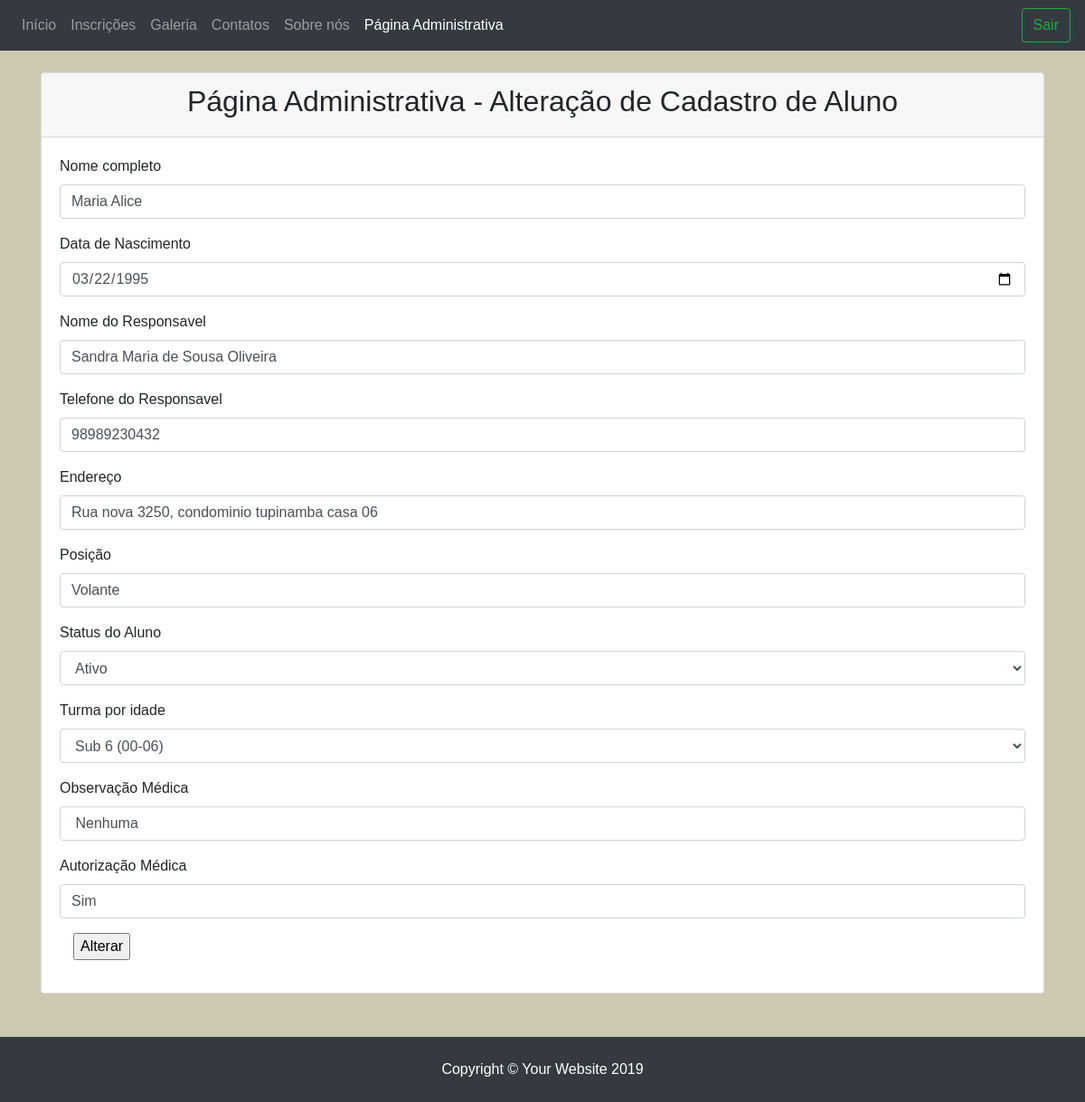
Page /Alteraraluno.php?id=10 on the committed database.
### tables this page shows
CREATE TABLE `aluno` (
  `idaluno` int(11) NOT NULL,
  `nome` varchar(70) NOT NULL,
  `endereco` varchar(45) NOT NULL,
  `telefone` varchar(45) NOT NULL,
  `responsavel` varchar(45) NOT NULL,
  `dataNasc` date NOT NULL,
  `obsMedica` varchar(255) DEFAULT NULL,
  `idturma` int(11) NOT NULL,
  `poiscao` varchar(45) NOT NULL,
  `autorizaMedica` varchar(45) NOT NULL,
  `dataInscricao` date NOT NULL,
  `status` varchar(45) NOT NULL
);

### public/AlterarAluno.php (the view, shortened to what this page needs)
<?php
$conn = OpenCon();
$id=$_REQUEST['id'];
$query = "SELECT * from aluno where idaluno='".$id."'";
$result = mysqli_query($conn, $query) or die ( mysqli_error());
$row = mysqli_fetch_assoc($result);
?>
<!DOCTYPE html>
<html lang="pt-br">
<head>
    <link rel="stylesheet" href="../css/bootstrap.min.css">
    <link rel="stylesheet" type="text/css" href="../css/style.css">
</head>
<body>
    <nav class="navbar navbar-expand-lg bg-dark navbar-dark">
        <div class="collapse navbar-collapse" id="navbarTogglerDemo03">
            <ul class="navbar-nav mr-auto mt-2 mt-lg-0">
                <li class="nav-item">
                    <a class="nav-link" href="#">Início <span class="sr-only">(current)</span></a>
                </li>
                <li class="nav-item ">
                    <a class="nav-link" href="#">Inscrições</a>
                </li>
                <li class="nav-item">
                    <a class="nav-link" href="#">Galeria</a>
                </li>
                <li class="nav-item">
                    <a class="nav-link " href="#">Contatos</a>
                </li>
                <li class="nav-item">
                    <a class="nav-link " href="#">Sobre nós</a>
                </li>
                <li class="nav-item active">
                    <a class="nav-link " onClick="document.location.href='admin.php'">Página Administrativa</a>
                </li>
            </ul>
            <form class="form-inline my-2 my-lg-0">
                <button class="btn btn-outline-success my-2 my-sm-0" type="submit">Sair</button>
            </form>
        </div>
    </nav>
    <br>
    <div class="container">
        <div class="card h-100 ">
            <div class="card-header text-center">
                <h2>Página Administrativa - Alteração de Cadastro de Aluno</h2>
            </div>
            <div class="card-body">
            <?php
                if(isset($_POST['new']) && $_POST['new']==1){
                    $id=$_REQUEST['id'];
                    $nomeAluno = $_REQUEST['nomeAluno'];
                    $dataNascimento = $_REQUEST['dataNascimento'];
                    $nomeResponsavel = $_REQUEST['nomeResponsavel'];
                    $telefoneResponsavel = $_REQUEST['telefoneResponsavel'];
                    $endereco = $_REQUEST['endereco'];
                    $posicaoTime = $_REQUEST['posicaoTime'];
                    $turma = $_REQUEST['turma'];
                    $observacaoMedica = $_REQUEST['observacaoMedica'];
                    $autorizacaoMedica = $_REQUEST['autorizacaoMedica'];
                    $status = $_REQUEST['status'];
                    $update="update aluno set status='".$status."', nome='".$nomeAluno."', dataNasc='".$dataNascimento."', responsavel='".$nomeResponsavel."', telefone='".$telefoneResponsavel."', endereco='".$endereco."', poiscao='".$posicaoTime."', idturma='".$turma."', obsMedica='".$observacaoMedica."', autorizaMedica='". $autorizacaoMedica."' where idaluno='".$id."'";
                    mysqli_query($conn, $update) or die(mysqli_error());
                    $status = "<p style='color: black;'>Novo Registro Alterado com Sucesso. </p><a href='ConsultaAluno.php'>Consultar Registro</a>";
                    echo '<p style="background-color: red; text-align: center;">'.$status.'</p>';
                }else {
            ?>
                <form name="form" method="post" action="">
                    <div class="form-group">
                        <label for="exampleFormControlInput1">Nome completo</label>
                        <input class="form-control" id="exampleFormControlInput1" name="nomeAluno"  value="<?php echo $row['nome'];?>"  required>
                    </div>
                    <div class="form-group">
                        <label for="exampleFormControlInput1">Data de Nascimento</label>
                        <input class="form-control" type="date" id="exampleFormControlInput1" name="dataNascimento" required  value="<?php echo $row['dataNasc'];?>" >
                    </div>
                    <div class="form-group">
                        <label for="exampleFormControlInput1">Nome do Responsavel</label>
                        <input class="form-control" id="exampleFormControlInput1" name="nomeResponsavel" required value="<?php echo $row['responsavel'];?>">
                    </div>
                    <div class="form-group">
                        <label for="exampleFormControlInput1">Telefone do Responsavel</label>
                        <input class="form-control" id="exampleFormControlInput1" name="telefoneResponsavel" required value="<?php echo $row['telefone'];?>">
                    </div>
                    <div class="form-group">
                        <label for="exampleFormControlInput1">Endereço</label>
                        <input class="form-control" id="exampleFormControlInput1" name="endereco" required value="<?php echo $row['endereco'];?>">
                    </div>
                    <div class="form-group">
                        <label for="exampleFormControlInput1">Posição</label>
                        <input class="form-control" id="exampleFormControlInput1" name="posicaoTime" required value="<?php echo $row['poiscao'];?>">
                    </div>
                     <div class="form-group">
                        <label for="exampleFormControlSelect1">Status do Aluno</label>
                        <select class="form-control" name="status"  value="<?php echo $row['status'];?>">
                            <option value="Ativo" <?=($row['status'] == 'Ativo')?'selected':''?>>Ativo</option>
                        </select>
                    </div>
                    <div class="form-group">
                        <label for="exampleFormControlSelect1">Turma por idade</label>
                        <select class="form-control" name="turma" value="<?php echo $row['idturma'];?>">
                            <option value="1"  <?=($row['idturma'] == '1')?'selected':''?>>Sub 6 (00-06)</option>
                        </select>
                    </div>
                     <div class="form-group">
                        <label for="exampleFormControlInput1">Observação Médica</label>
                        <input class="form-control" id="exampleFormControlInput1" name="observacaoMedica" required value="<?php echo $row['obsMedica'];?>">
                    </div>
                     <div class="form-group">
                        <label for="exampleFormControlInput1">Autorização Médica</label>
                        <input class="form-control" id="exampleFormControlInput1" name="autorizacaoMedica" required value="<?php echo $row['autorizaMedica'];?>">
                    </div>
                    <div class="form-group">
                        <div class="col-sm-offset-2 col-sm-10">
                            <p><input name="submit" type="submit" value="Alterar" /></p>
                        </div>
                    </div>
                </form>
            <?php } ?>
            </div>
        </div>
    </div>
    <br>
    <br>
    <footer class="footer py-4 mt-auto bg-dark">
        <div class="container">
            <p class="m-0 text-center text-white">Copyright &copy; Your Website 2019</p>
        </div>
    </footer>
</body>
</html>

### css/style.css (style rules this page uses)
body { background: #cdc8b1; font-family: Arial, Helvetica, sans-serif; }

### rows in the picture
aluno: nomeAluno "Maria Alice", dataNascimento "03/22/1995", nomeResponsavel "Sandra Maria de Sousa Oliveira", telefoneResponsavel "98989230432", endereco "Rua nova 3250, condominio tupinamba casa 06", posicaoTime "Volante", status "Ativo", turma "Sub 6 (00-06)", observacaoMedica "Nenhuma", autorizacaoMedica "Sim"
